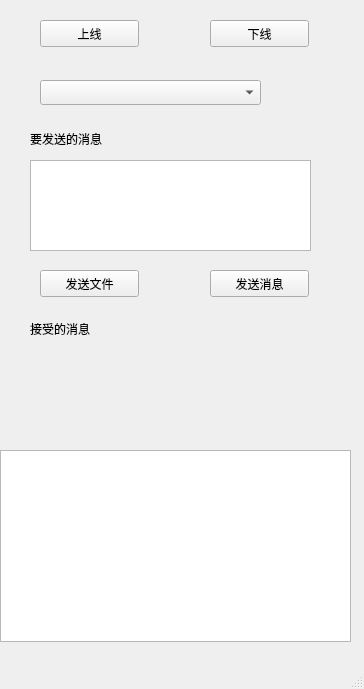
<?xml version="1.0" encoding="UTF-8"?>
<ui version="4.0">
 <class>MainWindow</class>
 <widget class="QMainWindow" name="MainWindow">
  <property name="geometry">
   <rect>
    <x>0</x>
    <y>0</y>
    <width>364</width>
    <height>689</height>
   </rect>
  </property>
  <property name="windowTitle">
   <string>MainWindow</string>
  </property>
  <widget class="QWidget" name="centralWidget">
   <widget class="QPushButton" name="btnOnline">
    <property name="geometry">
     <rect>
      <x>40</x>
      <y>20</y>
      <width>99</width>
      <height>27</height>
     </rect>
    </property>
    <property name="text">
     <string>上线</string>
    </property>
   </widget>
   <widget class="QPushButton" name="btnOffline">
    <property name="geometry">
     <rect>
      <x>210</x>
      <y>20</y>
      <width>99</width>
      <height>27</height>
     </rect>
    </property>
    <property name="text">
     <string>下线</string>
    </property>
   </widget>
   <widget class="QComboBox" name="ipCombo">
    <property name="geometry">
     <rect>
      <x>40</x>
      <y>80</y>
      <width>221</width>
      <height>25</height>
     </rect>
    </property>
   </widget>
   <widget class="QTextEdit" name="textEdit">
    <property name="geometry">
     <rect>
      <x>30</x>
      <y>160</y>
      <width>281</width>
      <height>91</height>
     </rect>
    </property>
   </widget>
   <widget class="QLabel" name="textLabel">
    <property name="geometry">
     <rect>
      <x>30</x>
      <y>130</y>
      <width>91</width>
      <height>17</height>
     </rect>
    </property>
    <property name="text">
     <string>要发送的消息</string>
    </property>
   </widget>
   <widget class="QPushButton" name="btnSendMsg">
    <property name="geometry">
     <rect>
      <x>210</x>
      <y>270</y>
      <width>99</width>
      <height>27</height>
     </rect>
    </property>
    <property name="text">
     <string>发送消息</string>
    </property>
   </widget>
   <widget class="QPushButton" name="btnSendFile">
    <property name="geometry">
     <rect>
      <x>40</x>
      <y>270</y>
      <width>99</width>
      <height>27</height>
     </rect>
    </property>
    <property name="text">
     <string>发送文件</string>
    </property>
   </widget>
   <widget class="QLabel" name="textLabel2">
    <property name="geometry">
     <rect>
      <x>30</x>
      <y>320</y>
      <width>81</width>
      <height>17</height>
     </rect>
    </property>
    <property name="text">
     <string>接受的消息</string>
    </property>
   </widget>
   <widget class="QLabel" name="ReceiveLabel">
    <property name="geometry">
     <rect>
      <x>30</x>
      <y>350</y>
      <width>311</width>
      <height>91</height>
     </rect>
    </property>
    <property name="text">
     <string/>
    </property>
    <property name="alignment">
     <set>Qt::AlignLeading|Qt::AlignLeft|Qt::AlignTop</set>
    </property>
   </widget>
   <widget class="QListWidget" name="listWidget">
    <property name="geometry">
     <rect>
      <x>0</x>
      <y>450</y>
      <width>351</width>
      <height>192</height>
     </rect>
    </property>
   </widget>
  </widget>
  <widget class="QStatusBar" name="statusBar"/>
  <widget class="QMenuBar" name="menuBar">
   <property name="geometry">
    <rect>
     <x>0</x>
     <y>0</y>
     <width>364</width>
     <height>29</height>
    </rect>
   </property>
  </widget>
 </widget>
 <layoutdefault spacing="6" margin="11"/>
 <resources/>
 <connections/>
</ui>
